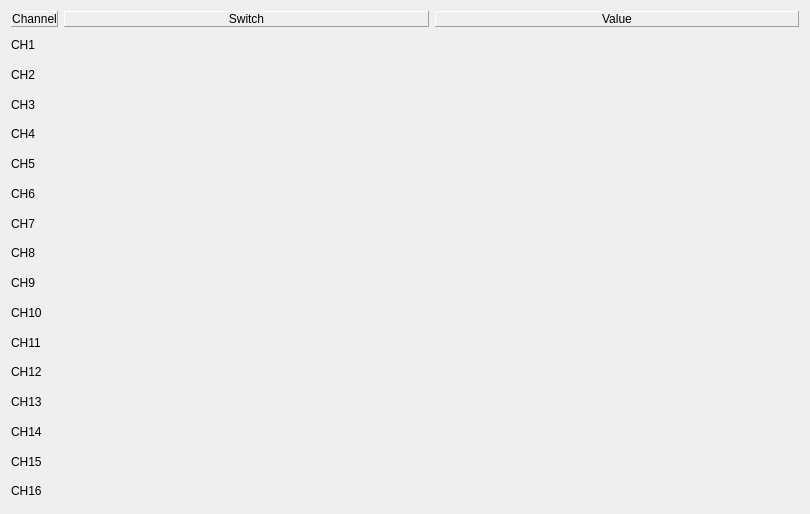
         <widget class="QWidget" name="scrollAreaWidgetContents_4">
          <property name="geometry">
           <rect>
            <x>0</x>
            <y>0</y>
            <width>810</width>
            <height>514</height>
           </rect>
          </property>
          <layout class="QGridLayout" name="grid_tabSafetySwitches" rowstretch="0,10,10,10,10,10,10,10,10,10,10,10,10,10,10,10,10" columnstretch="0,10,10">
           <item row="0" column="0">
            <widget class="QLabel" name="label_56">
             <property name="frameShape">
              <enum>QFrame::Panel</enum>
             </property>
             <property name="frameShadow">
              <enum>QFrame::Raised</enum>
             </property>
             <property name="midLineWidth">
              <number>0</number>
             </property>
             <property name="text">
              <string>Channel</string>
             </property>
             <property name="alignment">
              <set>Qt::AlignCenter</set>
             </property>
             <property name="margin">
              <number>3</number>
             </property>
            </widget>
           </item>
           <item row="0" column="1">
            <widget class="QLabel" name="label_66">
             <property name="frameShape">
              <enum>QFrame::Panel</enum>
             </property>
             <property name="frameShadow">
              <enum>QFrame::Raised</enum>
             </property>
             <property name="midLineWidth">
              <number>0</number>
             </property>
             <property name="text">
              <string>Switch</string>
             </property>
             <property name="alignment">
              <set>Qt::AlignCenter</set>
             </property>
             <property name="margin">
              <number>3</number>
             </property>
            </widget>
           </item>
           <item row="0" column="2">
            <widget class="QLabel" name="label_80">
             <property name="frameShape">
              <enum>QFrame::Panel</enum>
             </property>
             <property name="frameShadow">
              <enum>QFrame::Raised</enum>
             </property>
             <property name="midLineWidth">
              <number>0</number>
             </property>
             <property name="text">
              <string>Value</string>
             </property>
             <property name="alignment">
              <set>Qt::AlignCenter</set>
             </property>
             <property name="margin">
              <number>3</number>
             </property>
            </widget>
           </item>
           <item row="1" column="0">
            <widget class="QLabel" name="label_97">
             <property name="text">
              <string notr="true">CH1</string>
             </property>
            </widget>
           </item>
           <item row="2" column="0">
            <widget class="QLabel" name="label_88">
             <property name="text">
              <string notr="true">CH2</string>
             </property>
            </widget>
           </item>
           <item row="3" column="0">
            <widget class="QLabel" name="label_85">
             <property name="text">
              <string notr="true">CH3</string>
             </property>
            </widget>
           </item>
           <item row="4" column="0">
            <widget class="QLabel" name="label_84">
             <property name="text">
              <string notr="true">CH4</string>
             </property>
            </widget>
           </item>
           <item row="5" column="0">
            <widget class="QLabel" name="label_89">
             <property name="text">
              <string notr="true">CH5</string>
             </property>
            </widget>
           </item>
           <item row="6" column="0">
            <widget class="QLabel" name="label_90">
             <property name="text">
              <string notr="true">CH6</string>
             </property>
            </widget>
           </item>
           <item row="7" column="0">
            <widget class="QLabel" name="label_86">
             <property name="text">
              <string notr="true">CH7</string>
             </property>
            </widget>
           </item>
           <item row="8" column="0">
            <widget class="QLabel" name="label_98">
             <property name="text">
              <string notr="true">CH8</string>
             </property>
            </widget>
           </item>
           <item row="9" column="0">
            <widget class="QLabel" name="label_91">
             <property name="text">
              <string notr="true">CH9</string>
             </property>
            </widget>
           </item>
           <item row="10" column="0">
            <widget class="QLabel" name="label_92">
             <property name="text">
              <string notr="true">CH10</string>
             </property>
            </widget>
           </item>
           <item row="11" column="0">
            <widget class="QLabel" name="label_83">
             <property name="text">
              <string notr="true">CH11</string>
             </property>
            </widget>
           </item>
           <item row="12" column="0">
            <widget class="QLabel" name="label_93">
             <property name="text">
              <string notr="true">CH12</string>
             </property>
            </widget>
           </item>
           <item row="13" column="0">
            <widget class="QLabel" name="label_94">
             <property name="text">
              <string notr="true">CH13</string>
             </property>
            </widget>
           </item>
           <item row="14" column="0">
            <widget class="QLabel" name="label_95">
             <property name="text">
              <string notr="true">CH14</string>
             </property>
            </widget>
           </item>
           <item row="15" column="0">
            <widget class="QLabel" name="label_87">
             <property name="text">
              <string notr="true">CH15</string>
             </property>
            </widget>
           </item>
           <item row="16" column="0">
            <widget class="QLabel" name="label_96">
             <property name="text">
              <string notr="true">CH16</string>
             </property>
            </widget>
           </item>
          </layout>
         </widget>
